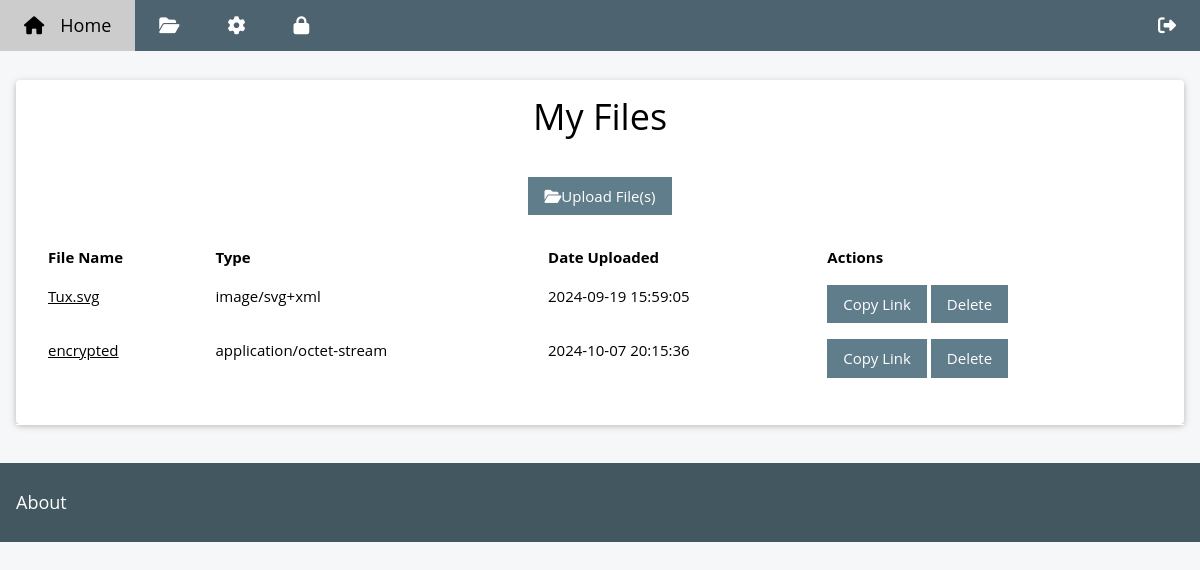
The app's page /my_files.php (signed in) with its own data.
### tables this page shows
CREATE TABLE `links` (
  `fileid` int(11) NOT NULL,
  `secret` bigint(20) NOT NULL,
  `hash` varchar(255) NOT NULL
);

CREATE TABLE `files` (
  `id` int(11) NOT NULL,
  `type` varchar(50) NOT NULL,
  `ownerid` int(11) NOT NULL,
  `date` datetime DEFAULT CURRENT_TIMESTAMP,
  `path` varchar(255) NOT NULL
);

### web/my_files.php (the view, shortened to what this page needs)
<?php
include 'db_connect.php';
$user_id = $_SESSION['user_id'];
$sql = "SELECT f.id, f.path, f.type, f.date, f.ownerid, l.hash FROM files f JOIN links l ON f.id = l.fileid WHERE f.ownerid = " . $user_id;
$result = $conn->query($sql);
$files = [];
if ($result->num_rows > 0) {
	  while($row = $result->fetch_assoc()) {
	      $files[] = $row;
	  }
} else {
	  echo "No messages found.";
}
?>
<!DOCTYPE html>
<html>
	<head>
		<link rel="stylesheet" href="./style/w3.css">
		<link rel="stylesheet" href="./style/w3-theme-blue-grey.css">
		<link rel="stylesheet" href="./style/css/fontawesome.css">
		<link href="./style/css/brands.css" rel="stylesheet" />
		<link href="./style/css/solid.css" rel="stylesheet" />
	</head>
	<body class="w3-theme-l5">
		<?php include 'navbar.php'; ?>
		<div class="w3-container w3-content" style="max-width:1400px;margin-top:80px">
			<div class="w3-col m12">
				<div class="w3-card w3-round w3-white">
					<div class="w3-container w3-center center-c">
						<h1>My Files</h1>
						<br>
						<a href="file_upload.php" class="w3-button w3-theme w3-padding" title="Files"><i class="fa fa-folder-open"></i>Upload File(s)</a>
					</div>
					<br>
					<div class="w3-container w3-center center-c w3-white  w3-margin-bottom w3-padding-bottom">
					<?php if ($files): ?>
						  <table class="w3-table">
						      <tr>
						          <th>File Name</th>
						          <th>Type</th>
						          <th>Date Uploaded</th>
						          <th>Actions</th>
						      </tr>
						      <?php foreach ($files as $file): ?>
						          <tr>
						              <td><a href="link.php?file=<?= $file['hash'] ?>"><?= basename($file['path']) ?></a></td>
						              <td><?= htmlspecialchars($file['type']) ?></td>
						              <td><?= htmlspecialchars($file['date']) ?></td>
						              <td>
						                  <button class="w3-button w3-theme w3-padding" onclick="copyLink('<?= $file['hash'] ?>')">Copy Link</button>
						                  <form method="POST" action="my_files.php" style="display:inline;">
						                      <button type="submit" class="w3-button w3-theme w3-padding" name="delete" onclick="return confirm('Are you sure you want to delete this file?')">Delete</button>
						                  </form>
						              </td>
						          </tr>
						      <?php endforeach; ?>
						  </table>
					<?php else: ?>
						  <p>You have not uploaded any files.</p>
					<?php endif; ?>
		<br>
				</div>
				</div>
			</div>
  	</div>
		<br>
		<footer class="w3-container w3-theme-d3 w3-padding-16">
			<h5>About</h5>
		</footer>
</body>
</html>

### web/style/w3.css (style rules this page uses)
*,*:before,*:after { box-sizing:inherit }
html { -ms-text-size-adjust:100%;-webkit-text-size-adjust:100% }
body { margin:0 }
article,aside,details,figcaption,figure,footer,header,main,menu,nav,section { display:block }
a { background-color:transparent }
button,input,select,textarea,optgroup { font:inherit;margin:0 }
button,input { overflow:visible }
button,select { text-transform:none }
button,[type=button],[type=reset],[type=submit] { -webkit-appearance:button }
html,body { font-family:Verdana,sans-serif;font-size:15px;line-height:1.5 }
html { overflow-x:hidden }
h1 { font-size:36px }
h5 { font-size:18px }
h1,h2,h3,h4,h5,h6 { font-family:"Segoe UI",Arial,sans-serif;font-weight:400;margin:10px 0 }
a { color:inherit }
.w3-table,.w3-table-all { border-collapse:collapse;border-spacing:0;width:100%;display:table }
.w3-table td,.w3-table th,.w3-table-all td,.w3-table-all th { padding:8px 8px;display:table-cell;text-align:left;vertical-align:top }
.w3-table th:first-child,.w3-table td:first-child,.w3-table-all th:first-child,.w3-table-all td:first-child { padding-left:16px }
.w3-btn,.w3-button { border:none;display:inline-block;padding:8px 16px;vertical-align:middle;overflow:hidden;text-decoration:none;color:inherit;background-color:inherit;text-align:center;cursor:pointer;white-space:nowrap }
.w3-btn,.w3-button { -webkit-touch-callout:none;-webkit-user-select:none;-khtml-user-select:none;-moz-user-select:none;-ms-user-select:none;user-select:none }
.w3-container:after,.w3-container:before,.w3-panel:after,.w3-panel:before,.w3-row:after,.w3-row:before,.w3-row-padding:after,.w3-row-padding:before, .w3-cell-row:before,.w3-cell-row:after,.w3-clear:after,.w3-clear:before,.w3-bar:before,.w3-bar:after { content:"";display:table;clear:both }
.w3-col,.w3-half,.w3-third,.w3-twothird,.w3-threequarter,.w3-quarter { float:left;width:100% }
@media (min-width:601px) { .w3-col.m12 { width:99.99999% } }
.w3-content,.w3-auto { margin-left:auto;margin-right:auto }
.w3-content { max-width:980px }
.w3-round,.w3-round-medium { border-radius:4px }
.w3-container,.w3-panel { padding:0.01em 16px }
.w3-card,.w3-card-2 { box-shadow:0 2px 5px 0 rgba(0,0,0,0.16),0 2px 10px 0 rgba(0,0,0,0.12) }
.w3-center { text-align:center!important }
.w3-margin-bottom { margin-bottom:16px!important }
.w3-padding { padding:8px 16px!important }
.w3-padding-16 { padding-top:16px!important;padding-bottom:16px!important }
.w3-white,.w3-hover-white:hover { color:#000!important;background-color:#fff!important }

### web/style/w3-theme-blue-grey.css (style rules this page uses)
.w3-theme-l5 { color:#000 !important; background-color:#f5f7f8 !important }
.w3-theme-d3 { color:#fff !important; background-color:#435761 !important }
.w3-theme { color:#fff !important; background-color:#607d8b !important }

### web/style/css/brands.css (style rules this page uses)
:root, :host { --fa-style-family-brands: 'Font Awesome 6 Brands'; --fa-font-brands: normal 400 1em/1 'Font Awesome 6 Brands'; }

### web/style/css/solid.css (style rules this page uses)
:root, :host { --fa-style-family-classic: 'Font Awesome 6 Free'; --fa-font-solid: normal 900 1em/1 'Font Awesome 6 Free'; }

### web/my_files.php (style rules this page uses)
html, body, h1, h2, h3, h4, h5 { font-family: "Open Sans", sans-serif }

### records on screen
links: fileid.path "Tux.svg", fileid.type "image/svg+xml", fileid.date "2024-09-19 15:59:05"
links: fileid.path "encrypted", fileid.type "application/octet-stream", fileid.date "2024-10-07 20:15:36"
